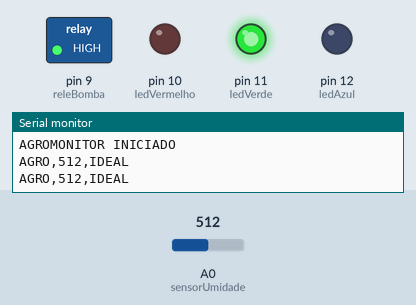
The sketch below on a simulated Arduino Uno, built with avr-gcc and run on an emulated ATmega328P. On the bench: switched loads named in the sketch (green lamp = pin HIGH), output pins drawn as LEDs (lit = HIGH), the last lines printed to the serial monitor. Dashed ring = blinking. The test bench sets the inputs (shaded band); at power-on: A0 (sensorUmidade) = 512.

Above: at 2.8 s.
2.9 s: A0 (sensorUmidade) set to 410
4.4 s: A0 (sensorUmidade) set to 391
At 5.07 s:
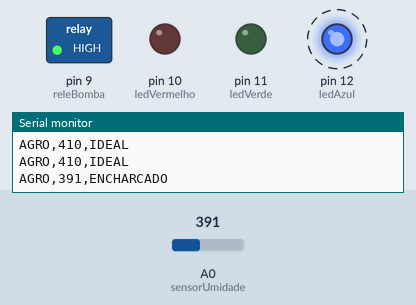
7.9 s: A0 (sensorUmidade) set to 710
At 9.1 s:
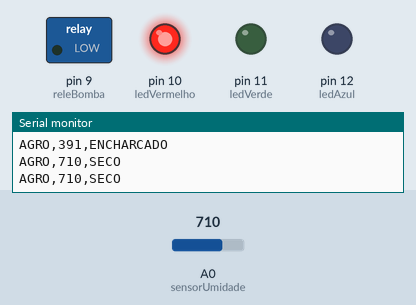
9.5 s: A0 (sensorUmidade) set to 686
At 10.6 s:
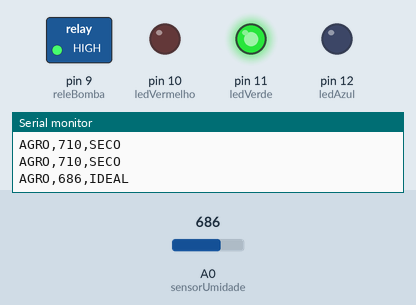
11.5 s: A0 (sensorUmidade) set to 716
At 13.3 s:
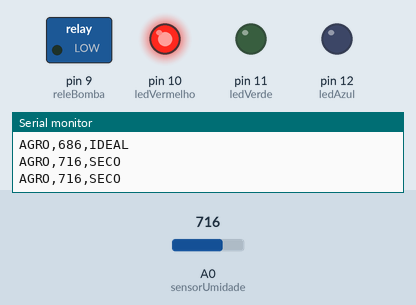
Timing chart, 0 to 14.5 s (numbered marks = the images above; inputs shaded):
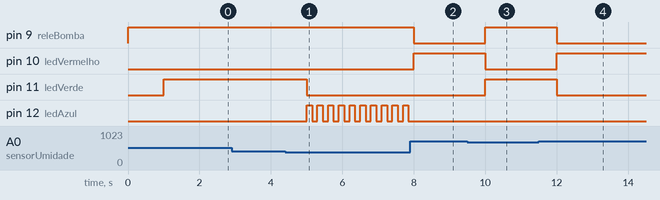

Measured:
- the behaviour switches between 401 and 400 on A0 (sensorUmidade) (found by bisection; images 0 and 1)
- the behaviour switches between 700 and 699 on A0 (sensorUmidade) (found by bisection; images 2 and 3)
- after the input at 4.4 s, pin 11 (ledVerde): HIGH → LOW after 0.60 s; pin 12 (ledAzul): alternates HIGH for 0.15 s and LOW for 0.15 s, starting after 0.60 s
- after the input at 7.9 s, pin 9 (releBomba): HIGH → LOW after 0.10 s; pin 10 (ledVermelho): LOW → HIGH after 0.10 s; pin 12 (ledAzul): stops changing and stays LOW
- after the input at 9.5 s, pin 9 (releBomba), pin 11 (ledVerde): LOW → HIGH after 0.50 s; pin 10 (ledVermelho): HIGH → LOW after 0.50 s
- after the input at 11.5 s, pin 9 (releBomba), pin 11 (ledVerde): HIGH → LOW after 0.50 s; pin 10 (ledVermelho): LOW → HIGH after 0.50 s

The sketch:

plantio.daniel.ino
```cpp
// ==========================================
//             AGROMONITOR
// Arduino UNO + Sensor + LEDs + Bomba
// Comunicacao USB com o site
// ==========================================

const int sensorUmidade = A0;

const int releBomba = 9;

const int ledVermelho = 10;
const int ledVerde = 11;
const int ledAzul = 12;

// Limites iniciais de umidade
// Ajustar conforme as leituras reais
const int limiteSeco = 700;
const int limiteEncharcado = 400;

// Configuracao do modulo rele
// Padrao: rele acionado com LOW
const int RELE_LIGADO = LOW;
const int RELE_DESLIGADO = HIGH;

// Temporizadores
unsigned long tempoLeitura = 0;
unsigned long tempoPisca = 0;

const unsigned long intervaloLeitura = 1000;
const unsigned long intervaloPisca = 150;

bool estadoLedAzul = false;

String estadoSolo = "";

void setup() {

  Serial.begin(9600);

  // Configura os pinos
  pinMode(sensorUmidade, INPUT);

  pinMode(releBomba, OUTPUT);

  pinMode(ledVermelho, OUTPUT);
  pinMode(ledVerde, OUTPUT);
  pinMode(ledAzul, OUTPUT);

  // Garante que a bomba inicie desligada
  digitalWrite(releBomba, RELE_DESLIGADO);

  // Inicia os LEDs apagados
  digitalWrite(ledVermelho, LOW);
  digitalWrite(ledVerde, LOW);
  digitalWrite(ledAzul, LOW);

  Serial.println("AGROMONITOR INICIADO");
}

void loop() {

  unsigned long agora = millis();

  // ==========================================
  // LEITURA DO SENSOR A CADA 1 SEGUNDO
  // ==========================================

  if (agora - tempoLeitura >= intervaloLeitura) {

    tempoLeitura = agora;

    int leitura = analogRead(sensorUmidade);

    // ======================================
    // SOLO SECO
    // ======================================

    if (leitura >= limiteSeco) {

      estadoSolo = "SECO";

      digitalWrite(ledVermelho, HIGH);
      digitalWrite(ledVerde, LOW);
      digitalWrite(ledAzul, LOW);

      // LIGA A BOMBA
      digitalWrite(releBomba, RELE_LIGADO);

    }

    // ======================================
    // SOLO ENCHARCADO
    // ======================================

    else if (leitura <= limiteEncharcado) {

      estadoSolo = "ENCHARCADO";

      digitalWrite(ledVermelho, LOW);
      digitalWrite(ledVerde, LOW);

      // DESLIGA A BOMBA
      digitalWrite(releBomba, RELE_DESLIGADO);

    }

    // ======================================
    // UMIDADE IDEAL
    // ======================================

    else {

      estadoSolo = "IDEAL";

      digitalWrite(ledVermelho, LOW);
      digitalWrite(ledVerde, HIGH);
      digitalWrite(ledAzul, LOW);

      // DESLIGA A BOMBA
      digitalWrite(releBomba, RELE_DESLIGADO);

    }

    // ======================================
    // ENVIA DADOS PARA O SITE
    // Formato: AGRO,LEITURA,ESTADO
    // ======================================

    Serial.print("AGRO,");
    Serial.print(leitura);
    Serial.print(",");
    Serial.println(estadoSolo);

  }

  // ==========================================
  // PISCA LED AZUL NO SOLO ENCHARCADO
  // ==========================================

  if (estadoSolo == "ENCHARCADO") {

    if (agora - tempoPisca >= intervaloPisca) {

      tempoPisca = agora;

      estadoLedAzul = !estadoLedAzul;

      digitalWrite(ledAzul, estadoLedAzul);

    }

  } else {

    estadoLedAzul = false;

    digitalWrite(ledAzul, LOW);

  }

}
```
